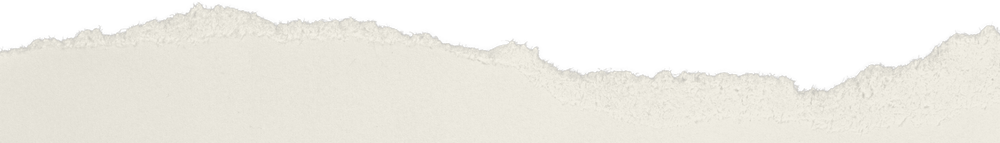
#> input picture assets/images/torn-up-strip.png, 1000 x 143 px, shrunk from 1920 x 275 before the run
$ python temp_ascii.py
#> lines starting #> are read from the running program, lines starting #| are printed output that depends on the picture
from PIL import Image
import os

def ascii_alpha(f, cols=72):
#> called with f = 'assets/images/torn-up-strip.png', cols = 72
    im = Image.open(f).convert('RGBA')
#> im is the input picture: PIL image 1000x143 RGBA; mean R, G, B, A 157.1, 155.1, 148.3, 169.7
    w,h = im.size
#> w = 1000; h = 143
    a = im.split()[3]
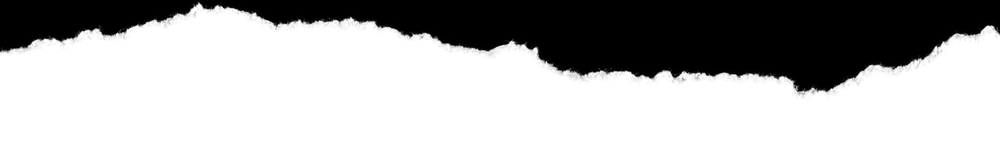
#> a: PIL image 1000x143 L; min 0, max 255, mean 169.7
    rows = max(1, cols * h // w // 2)
#> rows = 5
    print(f'=== {os.path.basename(f)} {w}x{h} ===')
#| === torn-up-strip.png 1000x143 ===
    for y in range(0,h,max(1,h//rows)):
        row = ''
        for x in range(0,w,max(1,w//cols)):
            p = a.getpixel((x,y))
            ch = '#' if p>200 else ('+' if p>120 else ('.' if p>40 else ' '))
            row += ch
        print(row)

for f in ['assets/images/torn-up-strip.png','assets/images/torn-down-strip.png','assets/paper/torn paper facing down.png','assets/paper/torn paper facing up.png']:
    ascii_alpha(f, 72)
#> pass 2 of the loop `for f in ['assets/images/torn-up-strip.png','assets/images/torn-down-s..`:
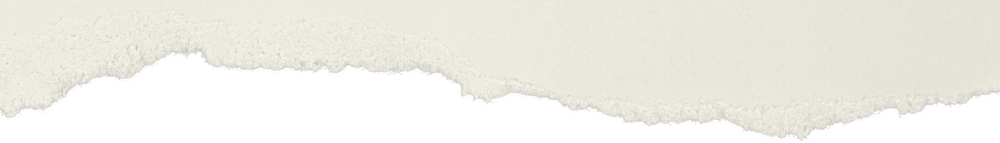
#> input picture assets/images/torn-down-strip.png, 1000 x 143 px, shrunk from 1920 x 275 before the run
#> in ascii_alpha, im is the input picture: PIL image 1000x143 RGBA; mean R, G, B, A 157.1, 155.1, 148.3, 169.7
#> in ascii_alpha (call 2), `a = im.split()[3]`:
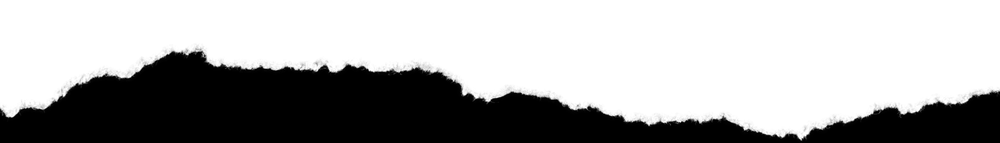
#> a: PIL image 1000x143 L; min 0, max 255, mean 169.7
#| === torn-down-strip.png 1000x143 ===
#> pass 3 of the loop `for f in ['assets/images/torn-up-strip.png','assets/images/torn-down-s..`:
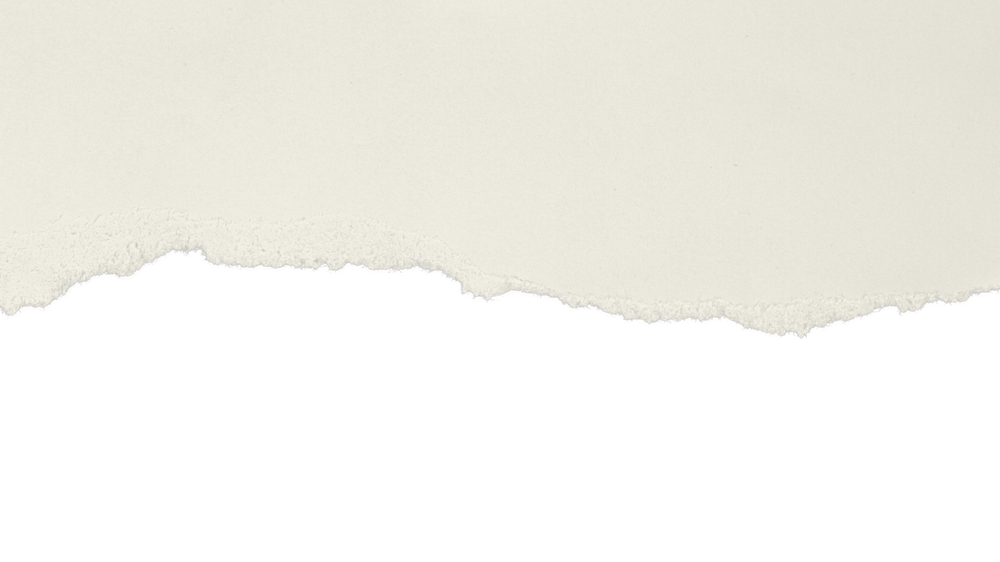
#> input picture assets/paper/torn paper facing down.png, 1000 x 562 px, shrunk from 1920 x 1080 before the run
#> in ascii_alpha, im is the input picture: PIL image 1000x562 RGBA; mean R, G, B, A 121.9, 120.3, 115.1, 132.9
#> in ascii_alpha (call 3), `a = im.split()[3]`:
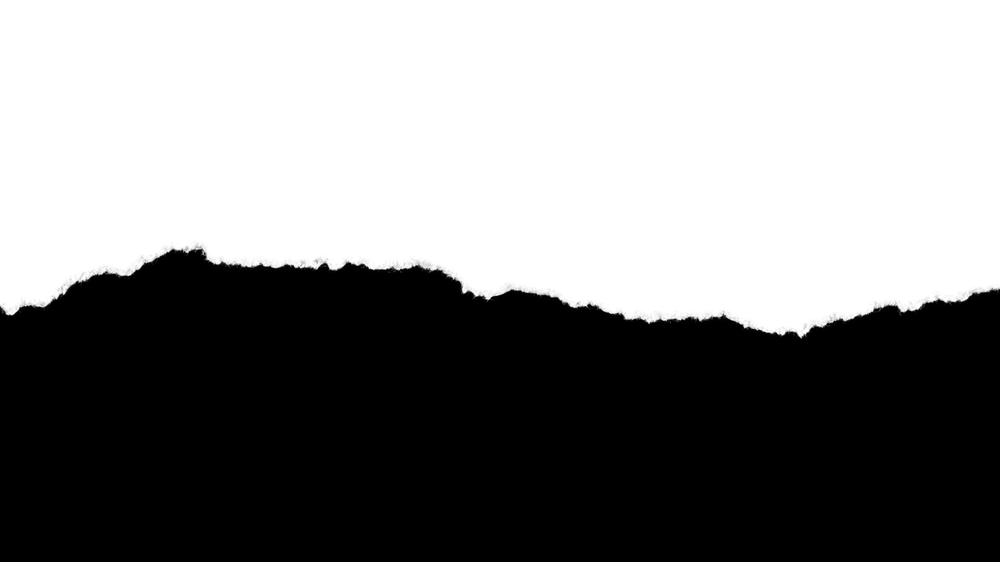
#> a: PIL image 1000x562 L; min 0, max 255, mean 132.9
#| === torn paper facing down.png 1000x562 ===
#> the loop made 4 passes; the first 3 are shown
